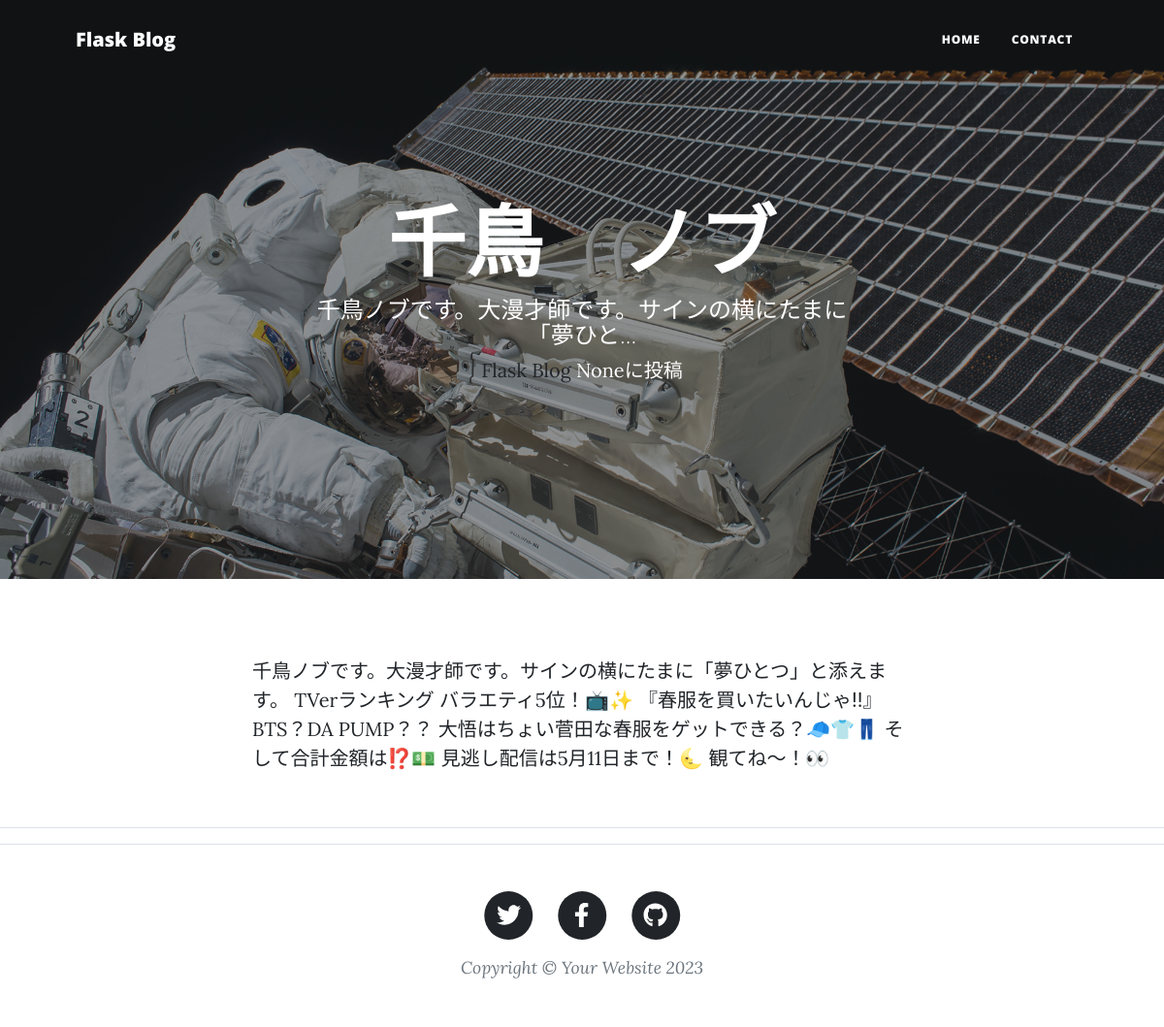
The app's page /entries/0 with its own data.
### apps/models.py (models this page shows)
class Blogpost(db.Model):
    __tablename__ = 'posted'
    id = db.Column(
        db.Integer,
        primary_key = True,
        autoincrement = True)
    title = db.Column(
        db.String(200),
        nullable = False)
    contents = db.Column(
        db.Text,
        nullable = False )
    create_at = db.Column(
        db.Date,
        default = datetime.today())

### apps/blogapp.py (the view)
@app.route('/entries/<int:id>')
def show_entry(id):
    entry = db.session.get(models.Blogpost, id)
    return render_template('post.html', entry=entry)

### apps/templates/post.html (shortened to what this page needs)
{% extends 'base.html' %}
        {% block header %}
        <header class="masthead" style="background-image: url('/static/assets/img/post-bg.jpg')">
            <div class="container position-relative px-4 px-lg-5">
                <div class="row gx-4 gx-lg-5 justify-content-center">
                    <div class="col-md-10 col-lg-8 col-xl-7">
                        <div class="site-heading">
                            <h1>{{ entry.title }}</h1>
                            <h2 class="subheading">{{entry.contents|truncate(30)}}</h2>
                            <span class="meta">
                                <a href="{{ url_for('index') }}">Flask Blog</a>
                                {{ entry.create_at }}に投稿
                            </span>
                        </div>
                    </div>
                </div>
            </div>
        </header>
        {% endblock %}
        {% block contents %}
        <article class="mb-4">
            <div class="container px-4 px-lg-5">
                <div class="row gx-4 gx-lg-5 justify-content-center">
                    <div class="col-md-10 col-lg-8 col-xl-7176">
                        <p>{{entry.contents}}</p>
                    </div>
                </div>
            </div>
        </article>
        <hr>
        {% endblock %}

### records on screen
Blogpost: title "千鳥 ノブ", contents "千鳥ノブです。大漫才師です。サインの横にたまに「夢ひと...", create_at "None", contents "千鳥ノブです。大漫才師です。サインの横にたまに「夢ひとつ」と添えます。 TVerランキング バラエティ5位！📺✨ 『春服を買いたいんじゃ‼︎』 BTS？DA PUMP？？ 大悟はちょい菅田な春服をゲットできる？🧢👕👖 そして合計金額は⁉️💵 見逃し配信は5月11日まで！🌜 観てね〜！👀"
